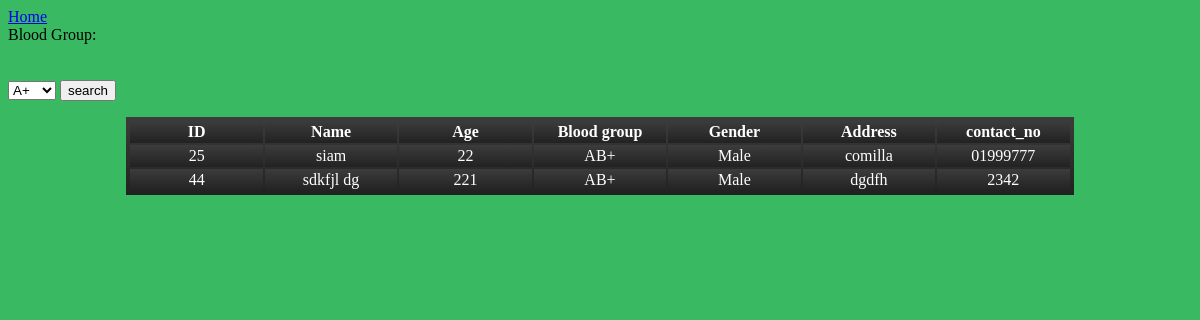
Screenshot of /search.php?bg_id_frpdwn=3 with the database file from the repository.
### tables this page shows
CREATE TABLE `info` (
  `id` int(11) NOT NULL,
  `age` varchar(10) NOT NULL,
  `name` varchar(50) NOT NULL,
  `address` varchar(80) NOT NULL,
  `contact_no` varchar(18) NOT NULL,
  `bg_id` int(11) NOT NULL,
  `gender_id` int(11) NOT NULL
);

CREATE TABLE `blood_groups` (
  `id` int(11) NOT NULL,
  `blood_group` varchar(6) NOT NULL
);

CREATE TABLE `genders` (
  `id` int(11) NOT NULL,
  `gender` varchar(8) NOT NULL
);

### search.php (the view, shortened to what this page needs)
<?php
include_once("db.php");
@$search = $_REQUEST['bg_id_frpdwn'];
@$sql = "SELECT id, blood_group FROM blood_groups";
@$result = @$mysqli->query(@$sql);
@$var="SELECT info.id,age,name,address,contact_no,blood_group,gender FROM info JOIN blood_groups ON info.bg_id=blood_groups.id JOIN genders ON info.gender_id=genders.id WHERE info.bg_id = $search ORDER BY info.id ";
@$result1=@$mysqli->query(@$var);
?>
<html>
<head>
</head>
<body>
<a href="index.php">Home</a>
<form action="" method="post">
  Blood Group:<br>
  <br><br>
<select name="bg_id_frpdwn">
<?php
  while(@$row = $result->fetch_assoc()) {
        echo '<option value="'. @$row["id"] .'">'.@$row['blood_group'].'</option>';
    }
	?>
	</select>
	<input type="submit" value="search">
	</form>
	</body>
</html>
<?php
if(mysqli_num_rows($result1)>0)
{
	?>
	<table width='80%' border=0>
	<tr bgcolor='#CCCCCC'>
		<th>ID</th>
		<th>Name</th>
		<th>Age</th>
		<th>Blood group</th>
		<th>Gender</th>
		<th>Address</th>
		<th>contact_no</th>
	</tr>
	<?php
	while($res = mysqli_fetch_array($result1)) {
		echo "<tr>";
		echo "<td>".$res['id']."</td>";
		echo "<td>".$res['name']."</td>";
		echo "<td>".$res['age']."</td>";
		echo "<td>".$res['blood_group']."</td>";
        echo "<td>".$res['gender']."</td>";
        echo "<td>".$res['address']."</td>";
        echo "<td>".$res['contact_no']."</td>";
		echo "</tr>";
	}}
else
	echo "no records found";
?>

### search.php (style rules this page uses)
body { background:#39ba62; }
table { margin: auto; text-align: center; table-layout:fixed; }
table,tr,th,td { padding:2px; color:white; border: 1px; border-collapse=collapse; front-size:18px; front-family: Arial; background:linear-gradient(top,#3c3c3c 0%,#222222 100%); background:-webkit-linear-gradient(top,#3c3c3c 0%,#222222 100%); }

### rows the page displays
info: id "25", name "siam", age "22", bg.blood_group "AB+", gender.gender "Male", address "comilla", contact_no "01999777"
info: id "44", name "sdkfjl dg", age "221", bg.blood_group "AB+", gender.gender "Male", address "dgdfh", contact_no "2342"

### other values shown
form field bg_id_frpdwn "A+"
